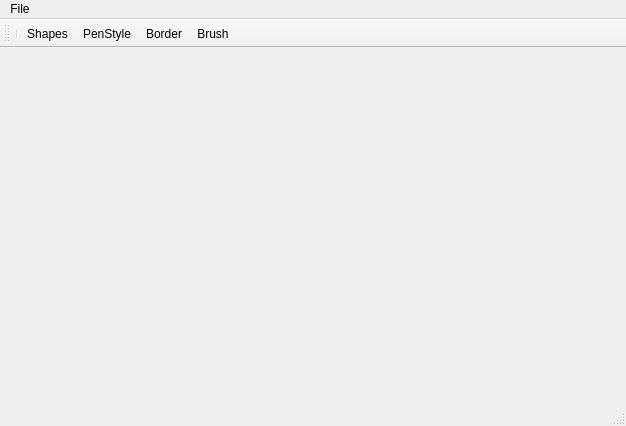
<?xml version="1.0" encoding="UTF-8"?>
<ui version="4.0">
 <class>MainWindow</class>
 <widget class="QMainWindow" name="MainWindow">
  <property name="geometry">
   <rect>
    <x>0</x>
    <y>0</y>
    <width>626</width>
    <height>426</height>
   </rect>
  </property>
  <property name="windowTitle">
   <string>MainWindow</string>
  </property>
  <widget class="QWidget" name="centralWidget">
   <layout class="QVBoxLayout" name="verticalLayout">
    <item>
     <widget class="DisplayWidget" name="displayWidget" native="true">
      <property name="autoFillBackground">
       <bool>true</bool>
      </property>
     </widget>
    </item>
   </layout>
  </widget>
  <widget class="QMenuBar" name="menuBar">
   <property name="geometry">
    <rect>
     <x>0</x>
     <y>0</y>
     <width>626</width>
     <height>22</height>
    </rect>
   </property>
   <widget class="QMenu" name="menuFile">
    <property name="title">
     <string>File</string>
    </property>
    <addaction name="actionNew"/>
    <addaction name="actionSave"/>
    <addaction name="actionOpen"/>
   </widget>
   <addaction name="menuFile"/>
  </widget>
  <widget class="QStatusBar" name="statusBar"/>
  <widget class="QToolBar" name="mainToolBar">
   <property name="maximumSize">
    <size>
     <width>16777215</width>
     <height>16777215</height>
    </size>
   </property>
   <property name="iconSize">
    <size>
     <width>32</width>
     <height>20</height>
    </size>
   </property>
   <attribute name="toolBarArea">
    <enum>TopToolBarArea</enum>
   </attribute>
   <attribute name="toolBarBreak">
    <bool>false</bool>
   </attribute>
   <addaction name="separator"/>
   <addaction name="shapesButton"/>
   <addaction name="actionPenStyle"/>
   <addaction name="actionBorder"/>
   <addaction name="actionBrush"/>
  </widget>
  <action name="actionSave">
   <property name="text">
    <string>Save</string>
   </property>
  </action>
  <action name="shapesButton">
   <property name="icon">
    <iconset resource="resources.qrc">
     <normaloff>:/icon/shapes</normaloff>:/icon/shapes</iconset>
   </property>
   <property name="text">
    <string>Shapes</string>
   </property>
   <property name="toolTip">
    <string>shapes</string>
   </property>
  </action>
  <action name="actionNew">
   <property name="text">
    <string>New</string>
   </property>
  </action>
  <action name="actionCreateRectangle">
   <property name="text">
    <string>Rectangle</string>
   </property>
  </action>
  <action name="actionCreate_Eliipse">
   <property name="text">
    <string>Circle</string>
   </property>
  </action>
  <action name="actionCreateRoundedReact">
   <property name="text">
    <string>Rounded rect</string>
   </property>
  </action>
  <action name="actionPenStyle">
   <property name="icon">
    <iconset resource="resources.qrc">
     <normaloff>:/icon/pen</normaloff>:/icon/pen</iconset>
   </property>
   <property name="text">
    <string>PenStyle</string>
   </property>
   <property name="toolTip">
    <string>Pen Style</string>
   </property>
  </action>
  <action name="actionThin">
   <property name="text">
    <string>Thin</string>
   </property>
   <property name="toolTip">
    <string>Thin</string>
   </property>
  </action>
  <action name="actionMediumThickness">
   <property name="text">
    <string>Medium</string>
   </property>
   <property name="toolTip">
    <string>Medium</string>
   </property>
  </action>
  <action name="actionThick">
   <property name="text">
    <string>Thick</string>
   </property>
   <property name="toolTip">
    <string>Thick</string>
   </property>
  </action>
  <action name="actionBorder">
   <property name="icon">
    <iconset resource="resources.qrc">
     <normaloff>:/icon/border</normaloff>:/icon/border</iconset>
   </property>
   <property name="text">
    <string>Border</string>
   </property>
   <property name="toolTip">
    <string>Choose border color</string>
   </property>
  </action>
  <action name="actionBrush">
   <property name="icon">
    <iconset resource="resources.qrc">
     <normaloff>:/icon/fill</normaloff>:/icon/fill</iconset>
   </property>
   <property name="text">
    <string>Brush</string>
   </property>
   <property name="toolTip">
    <string>Set brush color</string>
   </property>
  </action>
  <action name="actionOpen">
   <property name="text">
    <string>Open</string>
   </property>
  </action>
  <action name="actionLine">
   <property name="text">
    <string>Line</string>
   </property>
  </action>
  <action name="actionTriangle">
   <property name="text">
    <string>Triangle</string>
   </property>
  </action>
 </widget>
 <layoutdefault spacing="6" margin="11"/>
 <customwidgets>
  <customwidget>
   <class>DisplayWidget</class>
   <extends>QWidget</extends>
   <header location="global">displaywidget.h</header>
   <container>1</container>
  </customwidget>
 </customwidgets>
 <resources>
  <include location="resources.qrc"/>
 </resources>
 <connections/>
</ui>
